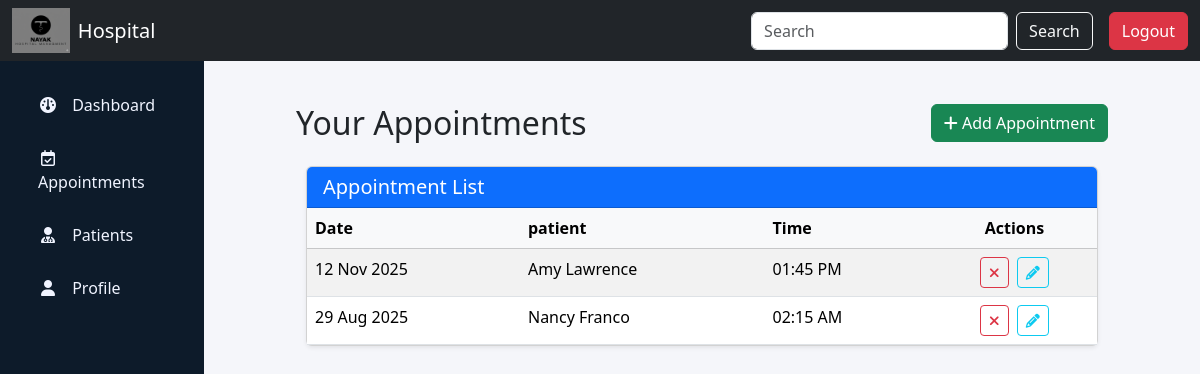
The app's page /doctor/appointment (signed in), older data.
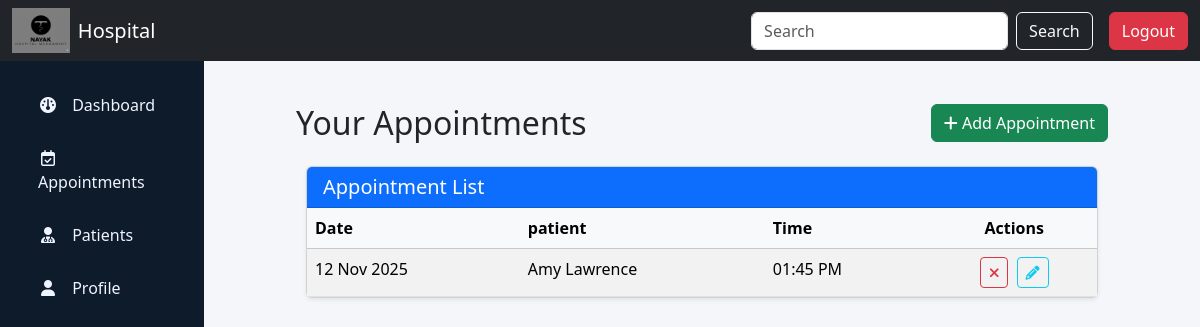
The same page, newer data.
### app.py (models this page shows, shortened)
class Appointments(db.Model):
    appointment_id = db.Column(db.Integer, primary_key=True)
    patient_id = db.Column(db.Integer, db.ForeignKey('patients.patient_id', ondelete='CASCADE'), nullable=False)
    doctor_id = db.Column(db.Integer, db.ForeignKey('doctors.doctor_id', ondelete='CASCADE'), nullable=False)
    appointment_datetime = db.Column(db.DateTime, nullable=False)
    status = db.Column(db.String(20), nullable=False, default="pending")
    reason_for_visit = db.Column(db.String(500))
    date_created = db.Column(db.DateTime, default=datetime.utcnow)
    treatments = db.relationship(
        "Treatments",
        backref="appointment",
        cascade="all, delete-orphan"
    )

class Users(db.Model):
    user_id = db.Column(db.Integer, primary_key=True)
    username = db.Column(db.String(100), nullable=False)
    email = db.Column(db.String(100), nullable=False, unique=True)
    password = db.Column(db.String(200), nullable=False)
    role = db.Column(db.String(100), nullable=False, default='patient')
    fname = db.Column(db.String(100))
    lname = db.Column(db.String(100))
    phone = db.Column(db.String(15))
    address = db.Column(db.String(100))
    is_active = db.Column(db.Boolean, nullable=False, default=True)
    date_created = db.Column(db.DateTime, default=datetime.utcnow)
    patient_profile = db.relationship('Patients', backref='user', lazy=True, uselist=False)
    doctor_profile = db.relationship('Doctors', backref='user', lazy=True, uselist=False)

### app.py (the view)
@app.route("/doctor/appointment")
def doctor_appointment():
    doctor_id = session.get('doctor_id')
    if not doctor_id:
        flash("Session expired. Please login again.", "warning")
        return redirect(url_for('login'))
    doctor = Doctors.query.get(doctor_id)
    appointment = doctor.appointments
    departments = Departments.query.all()
    return render_template("doctor_appointment.html", appointments=appointment, doctor=doctor, departments=departments)

### templates/doctor_appointment.html (shortened to what this page needs)
{% extends "base_doctor.html" %}
{% block content %}
<div class="container mt-4">
    <div class="d-flex justify-content-between align-items-center mb-4">
        <h2 class="mb-0">Your Appointments</h2>
        <a href="{{ url_for('doctor_add_appointment') }}" class="btn btn-success">
            <i class="fa-solid fa-plus"></i> Add Appointment
        </a>
    </div>
    <div class="card shadow-sm">
        <div class="card-header bg-primary text-white">
            <h5 class="mb-0">Appointment List</h5>
        </div>
        <div class="card-body p-0">
            {% if doctor.appointments %}
            <div class="table-responsive">
                <table class="table table-striped table-hover mb-0">
                    <thead class="table-light">
                        <tr>
                            <th>Date</th>
                            <th>patient</th>
                            <th>Time</th>
                            <th class="text-center">Actions</th>
                        </tr>
                    </thead>
                    <tbody>
                        {% for appointment in doctor.appointments %}
                        <tr>
                            <td>{{ appointment.appointment_datetime.strftime("%d %b %Y") }}</td>
                            <td>{{ appointment.patient.user.fname }} {{ appointment.patient.user.lname }}</td>
                            <td>{{ appointment.appointment_datetime.strftime("%I:%M %p") }}</td>
                            <td class="text-center">
                                <a href="#"
                                   class="btn btn-sm btn-outline-danger me-1"
                                   title="Cancel Appointment">
                                    <i class="fa-solid fa-xmark"></i>
                                </a>
                                <a href="#"
                                    class="btn btn-sm btn-outline-info"
                                    title="Reschedule Appointment">
                                        <i class="fa-solid fa-pencil"></i>
                                    </a>
                            </td>
                        </tr>
                        {% endfor %}
                    </tbody>
                </table>
            </div>
            {% else %}
            <p class="p-3 mb-0">You have no appointments scheduled.</p>
            {% endif %}
        </div>
    </div>
</div>
{% endblock %}

Row changes from the older to the newer data that the page shows:
removed Appointments: appointment_datetime "29 Aug 2025", patient.user.fname "Nancy", patient.user.lname "Franco", appointment_datetime "02:15 AM"
